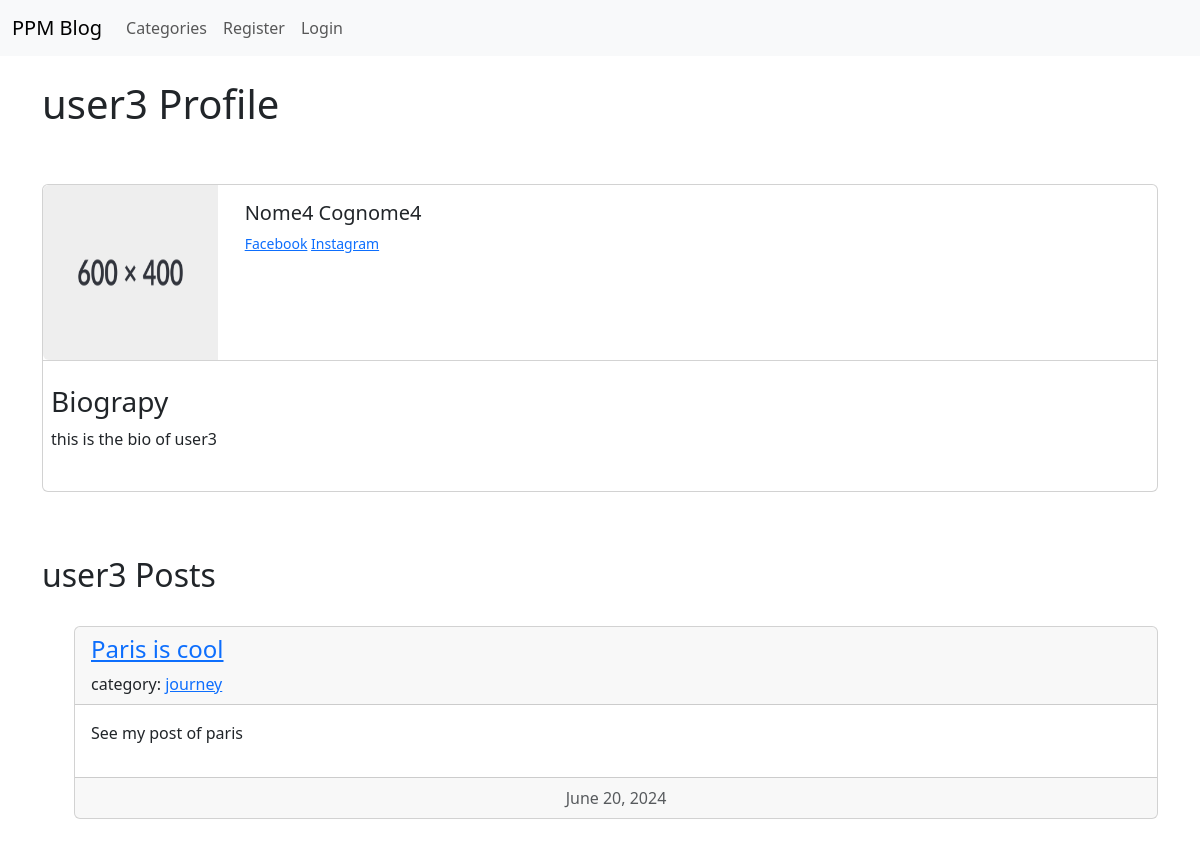
Page /autentification/11/profile/ on the committed database.
### theblog/models.py (models this page shows, shortened)
class Profile(models.Model):
    user = models.OneToOneField(User, null=True, on_delete=models.CASCADE)
    bio = models.TextField()
    profile_pic = models.ImageField(null=True, blank=True, upload_to='images/profile/', default='images/default/default_profile.png')
    fb_url = models.CharField(max_length=255, null=True, blank=True)
    instagram_url = models.CharField(max_length=255, null=True, blank=True)

class Post(models.Model):
    title = models.CharField(max_length=255)
    header_image = models.ImageField(null=True, blank=True, upload_to="images/")
    title_tag = models.CharField(max_length=255)
    author = models.ForeignKey(User, on_delete=models.CASCADE)
    body = RichTextField(blank=True, null=True)
    post_date = models.DateField(auto_now_add=True)
    category = models.CharField(max_length=255, default='uncategory')
    snippet = models.CharField(max_length=255, default='Click Link Above To Read Blog Post...')
    likes = models.ManyToManyField(User, related_name='blog_posts')
    unlikes = models.ManyToManyField(User, related_name='blog_posts_u')

### autentification/views.py (the view)
# urls.py: path('<int:pk>/profile/', ShowProfilePageView.as_view(), name='show_profile_page'),
class ShowProfilePageView(DetailView):
    model = Profile
    template_name = 'registration/user_profile.html'
    def get_context_data(self, *args, **kwargs):
        allposts = Post.objects.all()
        context = super(ShowProfilePageView, self).get_context_data(*args, **kwargs)
        page_user = get_object_or_404(Profile, id=self.kwargs['pk'])
        context['page_user'] = page_user
        context['allposts'] = allposts
        return context

### autentification/templates/registration/user_profile.html (shortened to what this page needs)
{% extends 'base.html' %}
{% block content %}
    <h1>{{ page_user.user.username}} Profile</h1>
    <br/><br/>
    <div class="card mb-3">
      <div class="row g-0" style="border-bottom: 1px solid lightgray">
        <div class="col-md-2">
            {% if page_user.profile_pic.url %}
                <img src="{{ page_user.profile_pic.url }}" class="rounded-start" width="175" height="175">
            {% endif %}
        </div>
        <div class="col-md-10">
          <div class="card-body">
              <h5 class="card-title">{{ page_user.user.first_name }} {{ page_user.user.last_name }}</h5>
              <p class="small text-muted">
                  {% if page_user.fb_url %}
                    <a href="{{ page_user.fb_url }}">Facebook</a>
                  {% endif %}
                  {% if page_user.instagram_url %}
                    <a href="{{ page_user.instagram_url }}">Instagram</a>
                  {% endif %}
              </p>
          </div>
        </div>
      </div>
      <div class="row">
            <div>
                <br/>
                <h3 class="px-2">Biograpy</h3>
                <p class="card-text px-2">{{ page_user.bio | safe }}</p>
                <br/>
            </div>
      </div>
    </div>
    <br/><br/>
    <h2>{{ page_user.user.username }} Posts</h2>
    <br/>
    <ul>
    {% for post in allposts %}
        {% if page_user.user.id == post.author.id %}
    	<li style="list-style-type: none">
            <div class="card">
              <div class="card-header">
                  <h4><a href="{% url 'article-detail' post.pk %}">{{ post.title }}</a></h4>
                  category: <a href="{% url 'category' post.category|slugify %}">{{ post.category }}</a>
              </div>
              <div class="card-body">
                <p>{{ post.snippet | slice:":500" | safe}}</p>
              </div>
              <div class="card-footer text-body-secondary text-center">
                {{ post.post_date }}
              </div>
            </div>
            <br/><br/><br/>
        </li>
        {% endif %}
    {% endfor %}
    </ul>
{% endblock %}

### rows in the picture
Profile: user.username "user3", profile_pic (placeholder picture), user.first_name "Nome4", user.last_name "Cognome4", bio "this is the bio of user3"
Post: title "Paris is cool", category "journey", snippet "See my post of paris", post_date "June 20, 2024"
